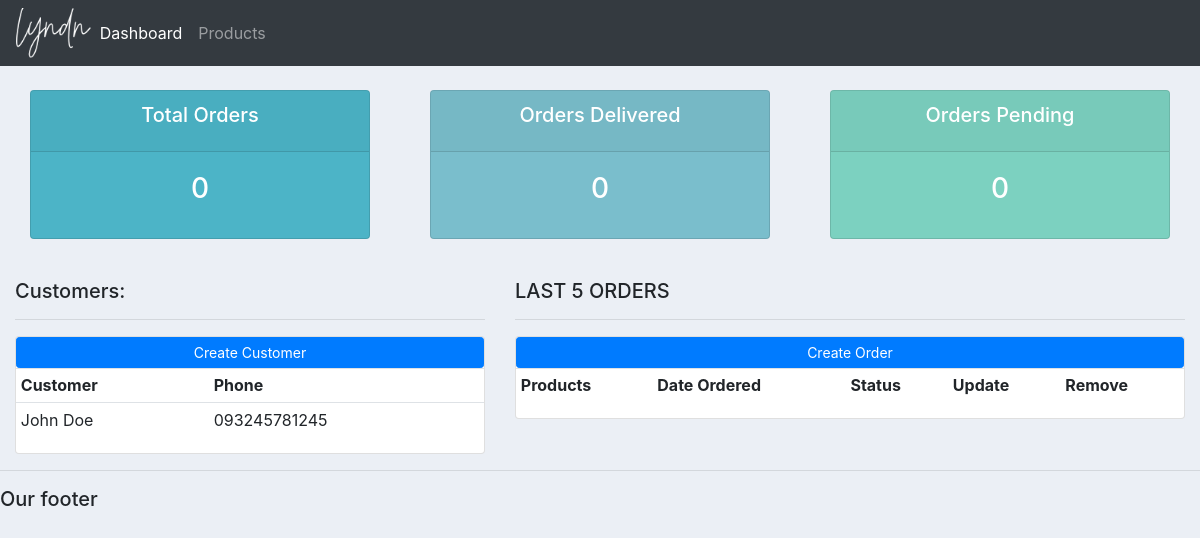
The app's page /, older data.
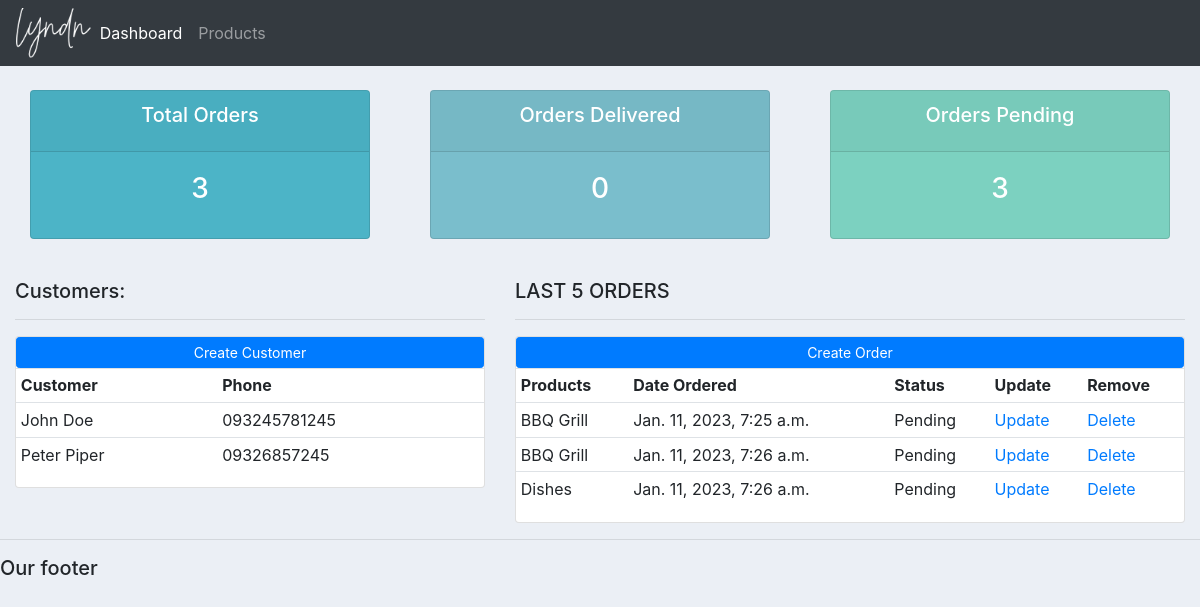
The same page, newer data.
### accounts/models.py (models this page shows, shortened)
class Customer(models.Model):
  name = models.CharField(max_length=200, null=True)
  phone = models.CharField(max_length=200, null=True)
  email = models.CharField(max_length=200, null=True)
  date_created = models.DateTimeField(auto_now_add=True)

class Order(models.Model):
  STATUS = (
    ('Pending', 'Pending'),
    ('Out for delivery', 'Out for delivery'),
    ('Delivered', 'Delivered'),
  )
  customer = models.ForeignKey(Customer, null=True, on_delete = models.SET_NULL)
  product = models.ForeignKey(Product, null=True, on_delete = models.SET_NULL)
  date_created = models.DateTimeField(auto_now_add=True)
  status = models.CharField(max_length=200, null=True, choices=STATUS)

class Product(models.Model):
  CATEGORY = (
    ('Indoor', 'Indoor'),
    ('Out Door', 'Out Door',)
  )
  name = models.CharField(max_length=200, null=True)
  price = models.FloatField(null=True)
  category = models.CharField(max_length=200, null=True, choices=CATEGORY)
  description = models.CharField(max_length=200, null=True, blank=True)
  date_created = models.DateTimeField(auto_now_add=True)
  tags = models.ManyToManyField(Tag)
  def __str__(self):
    return self.name

### accounts/views.py (the view)
# urls.py: path('', views.home),
def home(request):
    orders = Order.objects.all()
    customers = Customer.objects.all()
    total_customers = customers.count()
    total_orders = orders.count()
    delivered = orders.filter(status='Delivered').count()
    pending = orders.filter(status='Pending').count()
    context = {'orders': orders, 'customers': customers, 'total_orders': total_orders, 'delivered': delivered, 'pending': pending}
    return render(request, 'accounts/dashboard.html', context)

### accounts/templates/accounts/dashboard.html
{% extends 'accounts/main.html'%}
{% block content %}
{% include 'accounts/status.html' %}
<br>
<div class="row">
  <div class="col-md-5">
    <h5>Customers:</h5>
    <hr>
    <div class="card card body">
      <a class="btn btn-primary btn-sm btn-block" href="">Create Customer
      </a>
      <table class="table table-sm">
        <tr>
          <th>Customer</th>
          <th>Phone</th>
        </tr>
        {% for customer in customers %}
          <tr>
            <td>{{customer.name}}</td>
            <td>{{customer.phone}}</td>
          </tr>
        {% endfor %}
      </table>
    </div>
  </div>
  <div class="col-md-7">
    <h5>LAST 5 ORDERS</h5>
    <hr>
    <div class="card card body">
      <a class="btn btn-primary btn-sm btn-block" href="">Create Order
      </a>
      <table class="table table-sm">
        <tr>
          <th>Products</th>
          <th>Date Ordered</th>
          <th>Status</th>
          <th>Update</th>
          <th>Remove</th>
        </tr>
        {% for order in orders %}
          <tr>
            <td>{{order.product}}</td>
            <td>{{order.date_created}}</td>
            <td>{{order.status}}</td>
            <td><a href="">Update</a></td>
            <td><a href="">Delete</a></td>
          </tr>
        {% endfor %}
      </table>
    </div>
  </div>
</div>
{% endblock %}

### accounts/templates/accounts/main.html (shortened to what this page needs)
{% load static %}
<!DOCTYPE html>
<html>
<head>
  <link rel="stylesheet" href="https://cdn.jsdelivr.net/npm/bootstrap@4.3.1/dist/css/bootstrap.min.css">
  <link rel="stylesheet" type="text/css" href="{% static '/css/main.css' %}">
</head>
<body>
  {% include 'accounts/navbar.html' %}
  <div class="container-fluid">
  {% block content %}
  {% endblock %}
  </div>
  <hr>
  <h5>Our footer</h5>
</body>
</html>

### accounts/templates/accounts/navbar.html (shortened to what this page needs)
{% load static %}
<nav class="navbar navbar-expand-lg navbar-dark bg-dark">
  <img src="{% static 'images/logo.png' %}" alt="" height="50px">
  <div class="collapse navbar-collapse" id="navbarNav">
    <ul class="navbar-nav">
      <li class="nav-item active">
        <a class="nav-link" href="#">Dashboard</a>
      </li>
      <li class="nav-item">
        <a class="nav-link" href="#">Products</a>
      </li>
    </ul>
  </div>
</nav>

### accounts/templates/accounts/status.html
<br>
<div class="row">
  <div class="col">
    <div class="col-md">
      <div class="card text-center text-white mb-3" id="total-orders">
        <div class="card-header">
          <h5 class="card-title">Total Orders</h5>
        </div>
        <div class="card-body">
          <h3 class="card-title">{{total_orders}}</h3>
        </div>
      </div>
    </div>
  </div>
  <div class="col">
    <div class="col-md">
      <div class="card text-center text-white mb-3" id="orders-delivered">
        <div class="card-header">
          <h5 class="card-title">Orders Delivered</h5>
        </div>
        <div class="card-body">
          <h3 class="card-title">{{delivered}}</h3>
        </div>
      </div>
    </div>
  </div>
  <div class="col">
    <div class="col-md">
      <div class="card text-center text-white mb-3" id="orders-pending">
        <div class="card-header">
          <h5 class="card-title">Orders Pending</h5>
        </div>
        <div class="card-body">
          <h3 class="card-title">{{pending}}</h3>
        </div>
      </div>
    </div>
  </div>
</div>

### static/css/main.css (style rules this page uses)
body { background-color: #ebeff5; }
#total-orders { background-color: #4cb4c7; }
#orders-delivered { background-color: #7abecc; }
#orders-pending { background-color: #7cd1c0; }

Row changes from the older to the newer data that the page shows:
added Customer: name "Peter Piper", phone "09326857245"
added Order: product "BBQ Grill", date_created "Jan. 11, 2023, 7:25 a.m.", status "Pending"
added Order: product "BBQ Grill", date_created "Jan. 11, 2023, 7:26 a.m.", status "Pending"
added Order: product "Dishes", date_created "Jan. 11, 2023, 7:26 a.m.", status "Pending"
Text that changed along with them:
{{ total_orders }}: "0" → "3"
{{ pending }}: "0" → "3"
